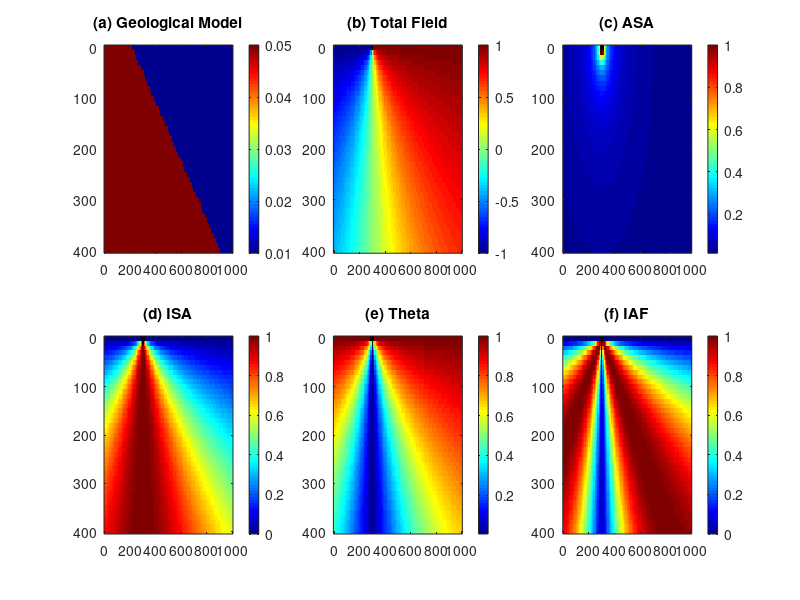

MATLAB code for this plot:
clear all; close all; clc;
graphics_toolkit("qt");

disp('Inclined Contact Model (30 degrees) - IAF')

% -------------------------
% GRID
% -------------------------
dx = 10;
dz = 10;

x = 0:dx:1000;
z = 0:dz:400;

[X,Z] = meshgrid(x,z);

% -------------------------
% PARÂMETROS DO CONTATO
% -------------------------
x0 = 300;
z0 = 50;
theta = 30 * pi/180;

chi1 = 0.01;
chi2 = 0.05;

% -------------------------
% MODELO GEOLÓGICO
% -------------------------
z_interface = z0 + (X - x0)*tan(theta);

model = chi1 * ones(size(X));
model(Z >= z_interface) = chi2;

% -------------------------
% CAMPO SINTÉTICO
% (mantido simples, como no original)
% -------------------------
T = atan((X-x0)./Z);

% -------------------------
% DERIVADAS
% -------------------------
[dTdz, dTdx] = gradient(T,dz,dx);

ASA = sqrt(dTdx.^2 + dTdz.^2);
epsilon = 1e-6;

% -------------------------
% ATRIBUTOS
% -------------------------
Theta = acos( dTdz ./ (ASA + epsilon) );
ISA   = atan( dTdz ./ (ASA + epsilon) );

% ✔ IAF ORIGINAL (CORRETO)
IAF = atan(ISA .* Theta);

% -------------------------
% NORMALIZAÇÃO
% -------------------------
Tn     = T / max(abs(T(:)));
ASAn   = ASA / max(abs(ASA(:)));
Thetan = Theta / max(abs(Theta(:)));
ISAn   = ISA / max(abs(ISA(:)));
IAFn   = IAF / max(abs(IAF(:)));

% -------------------------
% PLOT
% -------------------------
figure(1); clf;
set(gcf,'color','w','position',[100 100 900 800]);

subplot(2,3,1)
imagesc(x,z,model)
set(gca,'YDir','reverse')
title('(a) Geological Model')
colorbar

subplot(2,3,2)
imagesc(x,z,Tn)
set(gca,'YDir','reverse')
title('(b) Total Field')
colorbar

subplot(2,3,3)
imagesc(x,z,ASAn)
set(gca,'YDir','reverse')
title('(c) ASA')
colorbar

subplot(2,3,4)
imagesc(x,z,ISAn)
set(gca,'YDir','reverse')
title('(d) ISA')
colorbar

subplot(2,3,5)
imagesc(x,z,Thetan)
set(gca,'YDir','reverse')
title('(e) Theta')
colorbar

subplot(2,3,6)
imagesc(x,z,IAFn)
set(gca,'YDir','reverse')
title('(f) IAF')
colorbar

colormap(jet)
drawnow
